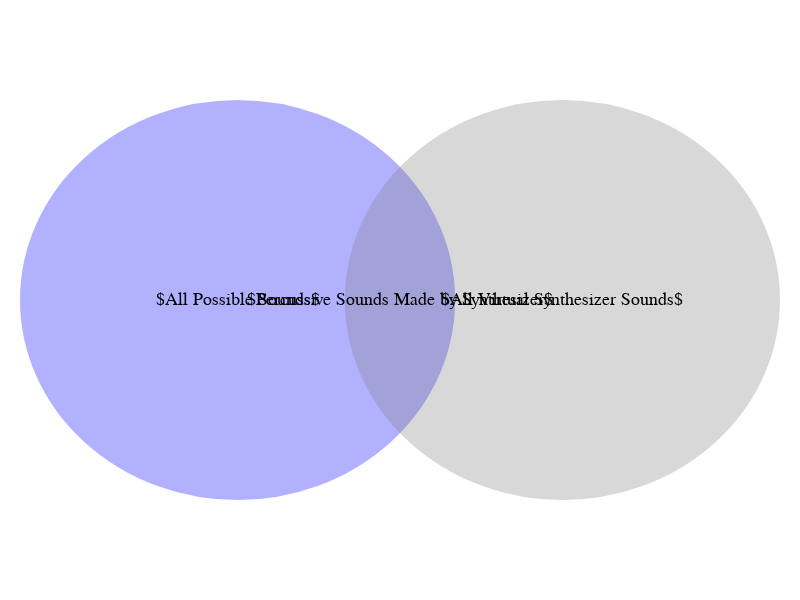

Notebook source saved alongside this figure:
### Code cell
import plotly.graph_objects as go

fig = go.Figure()

# Create scatter trace of text labels
fig.add_trace(go.Scatter(
    x=[1, 1.75, 2.5],
    y=[1, 1, 1],
    text=["$All Possible Sounds$", "$Percussive Sounds Made by Synthesizer$", "$All Virtual Synthesizer Sounds$"],
    mode="text",
    textfont=dict(
        color="black",
        size=18,
        family="Arail",
    )
))

# Update axes properties
fig.update_xaxes(
    showticklabels=False,
    showgrid=False,
    zeroline=False,
)

fig.update_yaxes(
    showticklabels=False,
    showgrid=False,
    zeroline=False,
)

# Add circles
fig.add_shape(
            type="circle",
            fillcolor="blue",
            x0=0,
            y0=0,
            x1=2,
            y1=2,
            line_color="blue"
        )
fig.add_shape(
            type="circle",
            fillcolor="gray",
            x0=1.5,
            y0=0,
            x1=3.5,
            y1=2,
            line_color="gray"
        )
fig.update_shapes(dict(
    opacity=0.3,
    xref="x",
    yref="y",
    layer="below"
))
# Update figure dimensions
fig.update_layout(
    margin=dict(
        l=20,
        r=20,
        b=100
    ),
    height=600,
    width=800,
    plot_bgcolor="white"
)

fig.show()

### Figure 1 — Plotly figure (JSON) as saved in the notebook; plotly's stock layout.template omitted (floating-point values rounded to 4 significant figures)
{"data": [{"mode": "text", "text": ["$All Possible Sounds$", "$Percussive Sounds Made by Synthesizer$", "$All Virtual Synthesizer Sounds$"], "textfont": {"color": "black", "family": "Arail", "size": 18}, "type": "scatter", "x": [1, 1.75, 2.5], "y": [1, 1, 1]}], "layout": {"height": 600, "margin": {"b": 100, "l": 20, "r": 20}, "plot_bgcolor": "white", "shapes": [{"fillcolor": "blue", "layer": "below", "line": {"color": "blue"}, "opacity": 0.3, "type": "circle", "x0": 0, "x1": 2, "xref": "x", "y0": 0, "y1": 2, "yref": "y"}, {"fillcolor": "gray", "layer": "below", "line": {"color": "gray"}, "opacity": 0.3, "type": "circle", "x0": 1.5, "x1": 3.5, "xref": "x", "y0": 0, "y1": 2, "yref": "y"}], "width": 800, "xaxis": {"autorange": true, "range": [-0.004617, 3.505], "showgrid": false, "showticklabels": false, "type": "linear", "zeroline": false}, "yaxis": {"autorange": true, "range": [-0.005025, 2.005], "showgrid": false, "showticklabels": false, "type": "linear", "zeroline": false}}}
